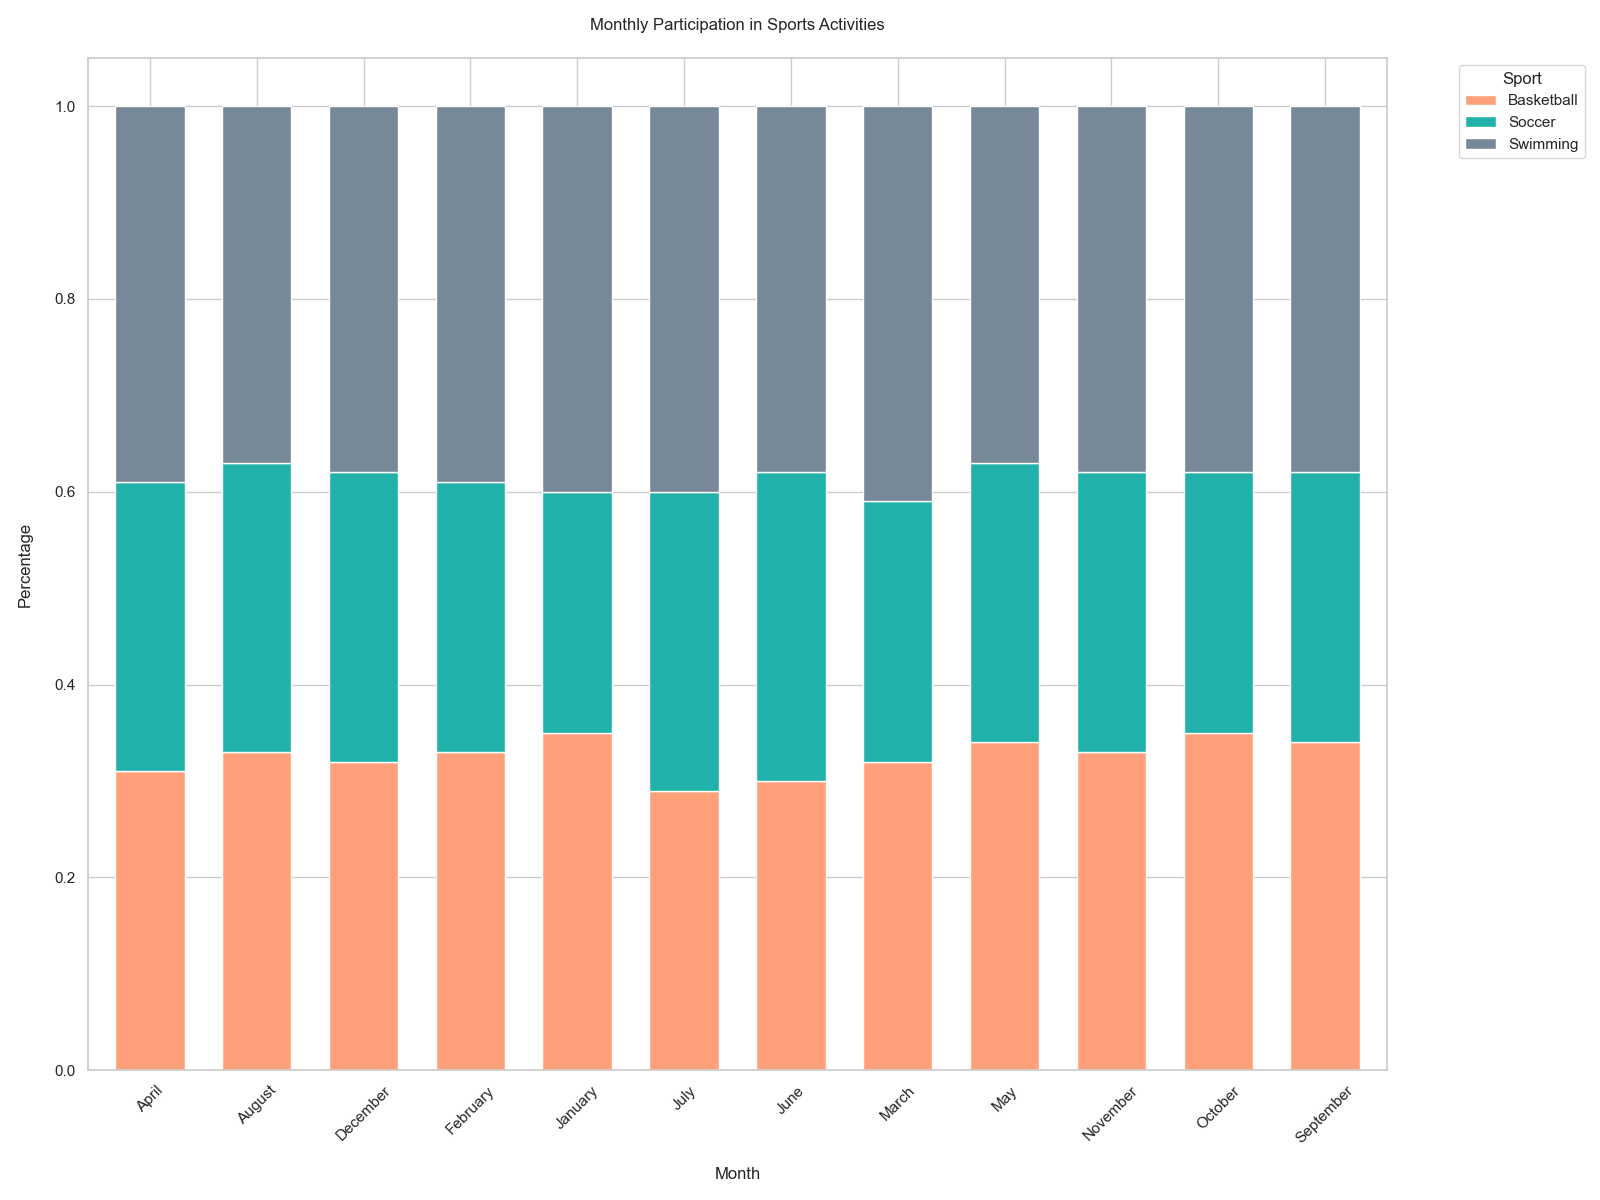

The Python source for this figure:

import matplotlib.pyplot as plt
import pandas as pd
import seaborn as sns

data = [
    {'Month': 'January', 'Soccer': '25%', 'Basketball': '35%', 'Swimming': '40%'},
    {'Month': 'February', 'Soccer': '28%', 'Basketball': '33%', 'Swimming': '39%'},
    {'Month': 'March', 'Soccer': '27%', 'Basketball': '32%', 'Swimming': '41%'},
    {'Month': 'April', 'Soccer': '30%', 'Basketball': '31%', 'Swimming': '39%'},
    {'Month': 'May', 'Soccer': '29%', 'Basketball': '34%', 'Swimming': '37%'},
    {'Month': 'June', 'Soccer': '32%', 'Basketball': '30%', 'Swimming': '38%'},
    {'Month': 'July', 'Soccer': '31%', 'Basketball': '29%', 'Swimming': '40%'},
    {'Month': 'August', 'Soccer': '30%', 'Basketball': '33%', 'Swimming': '37%'},
    {'Month': 'September', 'Soccer': '28%', 'Basketball': '34%', 'Swimming': '38%'},
    {'Month': 'October', 'Soccer': '27%', 'Basketball': '35%', 'Swimming': '38%'},
    {'Month': 'November', 'Soccer': '29%', 'Basketball': '33%', 'Swimming': '38%'},
    {'Month': 'December', 'Soccer': '30%', 'Basketball': '32%', 'Swimming': '38%'}
]

df = pd.DataFrame(data)
for col in df.columns[1:]:
    df[col] = df[col].str.rstrip('%').astype('float') / 100

df_long = df.melt(id_vars='Month', var_name='Sport', value_name='Percentage')

pivot_df = df_long.pivot(index='Month', columns='Sport', values='Percentage')

colors = ['#FFA07A', '#20B2AA', '#778899']
pivot_df.plot(kind='bar', stacked=True, color=colors, figsize=(16, 12), width=0.65)

plt.title('Monthly Participation in Sports Activities', pad=20)
plt.xlabel('Month', labelpad=15)
plt.ylabel('Percentage', labelpad=15)
plt.legend(title='Sport', bbox_to_anchor=(1.05, 1), loc='upper left')
plt.xticks(rotation=45)
plt.tight_layout()

plt.show()
